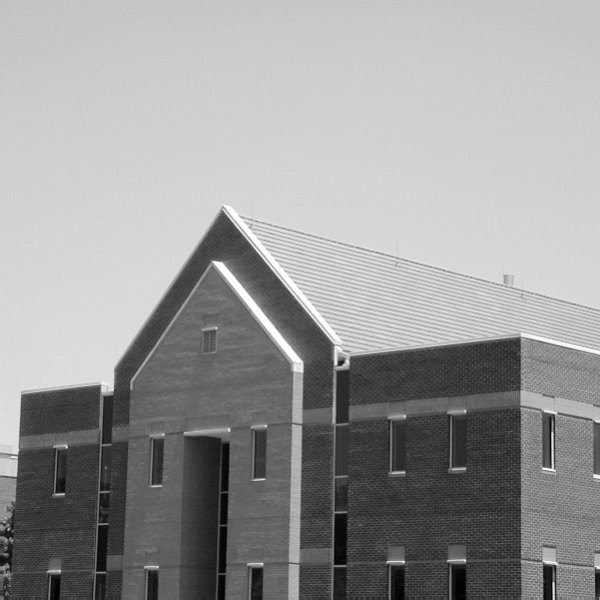
%> input picture Lab4/code/building.tif, 600 x 600 px
$ octave run.m   (GNU Octave 9; MATLAB toolbox functions it lacks are replaced by stand-ins)
%> lines starting %> are read from the running program, lines starting %| are printed output that depends on the picture; in (x1, y1, x2, y2) boxes, pixels count from 0 and x2, y2 are one past the last pixel; in counts of white or black regions, pixels touching at a corner belong together; the program's own positions count from 1
### Lab4/code/gdlog.m
function [E,Z,M] = gdlog(I,s)
%> called with s = 3
   %% Calculate M
   Val = 31;
   indx = (0:Val-1)-(Val-1)/2;
   [n,k] = meshgrid(indx,indx);
   G = 1 / (2*pi*s^2) * exp(-(n.^2+k.^2) / (2*s^2));
   Gn = -(n/s^2) .* G;
   Gk = -(k/s^2) .* G;
   Gx = imfilter(I, Gn, 'replicate', 'conv');
   Gy = imfilter(I, Gk, 'replicate', 'conv');
   M = sqrt(Gx.^2 + Gy.^2); % upologismos metrou M

   %% Calculate Z
   L = fspecial('log', 31, s); % s = 3 (tupikh apoklish)
   Gm = imfilter(I, L, 'replicate');
   Z = im2bw(Gm, 0); % katwfli sthn timh 0
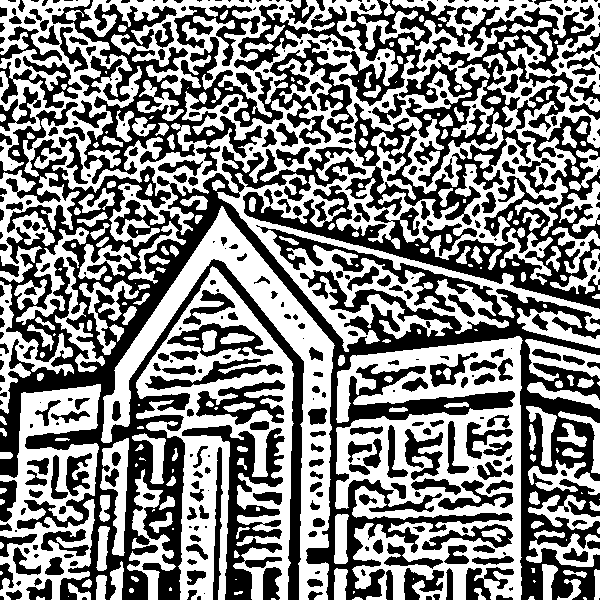
%> Z: size 600x600 logical; 51.8% white; 395 black regions (134 under 20 px), largest, box (x1, y1, x2, y2) and area: (0, 102, 600, 600) 74630, (333, 0, 595, 225) 18984, (52, 0, 354, 184) 14057
   Z = bwperim(Z);   % eksagwgh perigrammatos duadikhs eikonas
%> Z: size 600x600 logical; 15.4% white in thin lines or dots

   %% Calculate E
   E = Z.*M;  % oi akmes E einai to ginomeno twn Z kai M

end

### Lab4/code/grayshow.m
function grayshow(I)

I = double(I);
%> I: size 600x600 double; values 0 (black) and 1 (white), 15.4% white in thin lines or dots
mx = max(I(:));
%> mx = 1
mn = min(I(:));
%> mn = 0
I = (I - mn) ./ (mx - mn);
imshow(I)

end

### Lab4/code/run.m
%% Gia thn eikona building.tif

I = im2double(imread('building.tif')); % take as input the image building.tif
[E, Z, M] = gdlog(I, 3); % h sunarthsh gdlog upologizei ta E,Z,M kai ta epistrefei
                         % xrhsimopoiwntas thn parapanw eikona kai thn
                         % default timh ths tupikhs apoklishs h opoia einai
                         % 3.

figure(1);  % dhmiourgia grafikhs gia to Z
grayshow(Z);
figure(2);  % dhmiourgia grafikhs gia to M
grayshow(M);
figure(3);  % dhmiourgia grafikhs gia to E
grayshow(E);


%% Gia thn eikona peppers.tif

% Kanw thn idia douleia me parapanw gia na dw to apotelesma pou 8a parw
% an efarmosw thn parapanw diadikasia kai sthn eikona peppers.tif


I = im2double(imread('peppers.tif')); % take as input the image peppers.tif
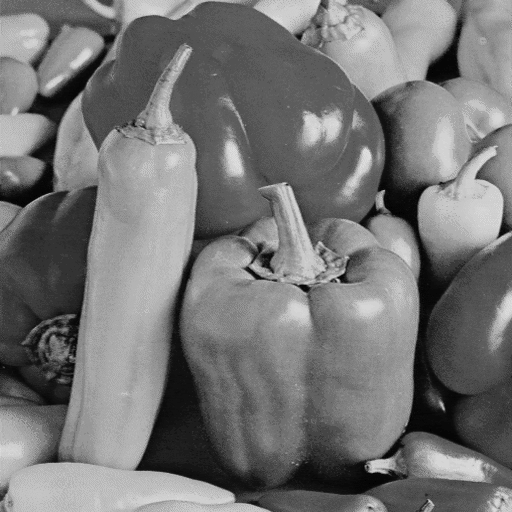
%> input picture Lab4/code/peppers.tif, 512 x 512 px
%> I: size 512x512 double; min 0, max 0.867, mean 0.458
[E, Z, M] = gdlog(I, 3); % h sunarthsh gdlog upologizei ta E,Z,M kai ta epistrefei
%> call 2 of gdlog, with s = 3
%> in gdlog (call 2), `Gy = imfilter(I, Gk, 'replicate', 'conv');`:
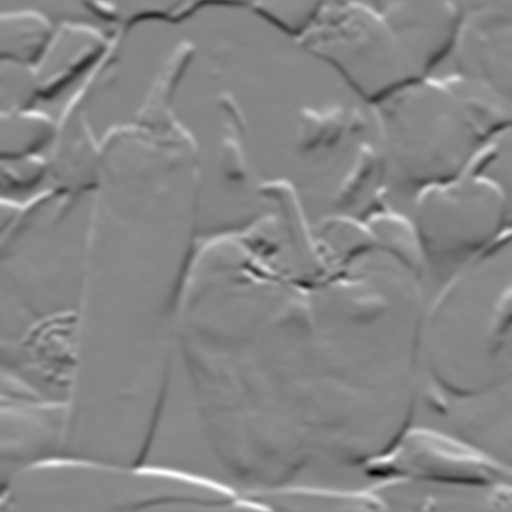
%> Gy: size 512x512 double; min -0.0938, max 0.0839, mean 1.88e-05; drawn with min black and max white
%> in gdlog (call 2), `M = sqrt(Gx.^2 + Gy.^2);`:
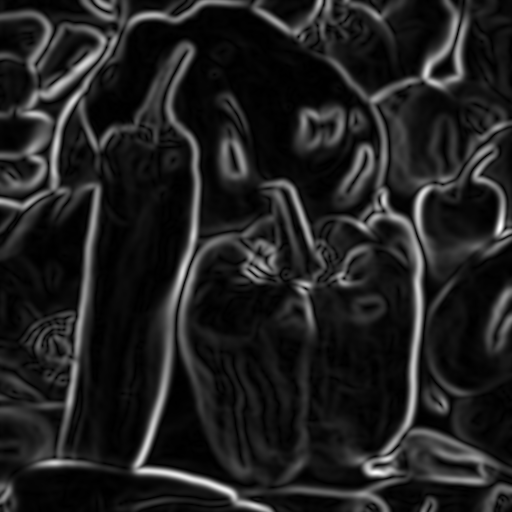
%> M: size 512x512 double; min 6.57e-06, max 0.0942, mean 0.0121; drawn with min black and max white
%> in gdlog (call 2), `Gm = imfilter(I, L, 'replicate');`:
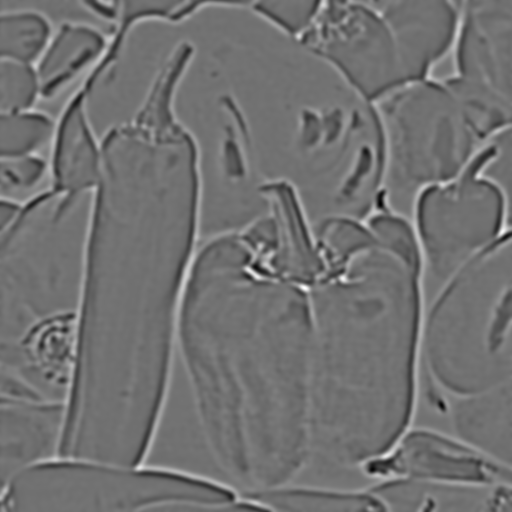
%> Gm: size 512x512 double; min -0.0309, max 0.0382, mean 1.23e-05; drawn with min black and max white
%> in gdlog (call 2), `Z = im2bw(Gm, 0);`:
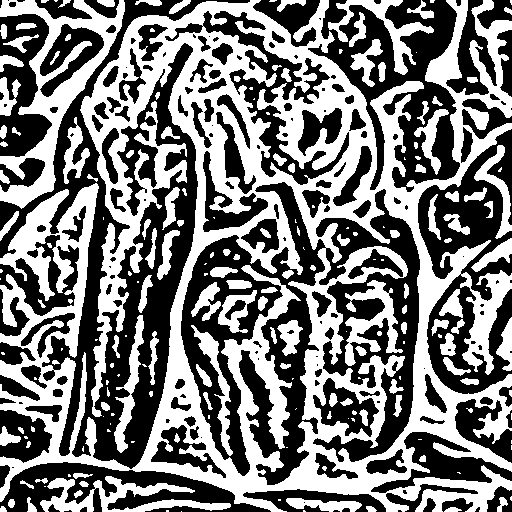
%> Z: size 512x512 logical; 47.8% white; 199 white regions (77 under 20 px), largest, box (x1, y1, x2, y2) and area: (0, 0, 512, 512) 92645, (0, 0, 125, 209) 6841, (40, 476, 231, 512) 2595
%> in gdlog (call 2), `Z = bwperim(Z);`: Z: size 512x512 logical; 11.2% white in thin lines or dots
%> in gdlog (call 2), `E = Z.*M;`:
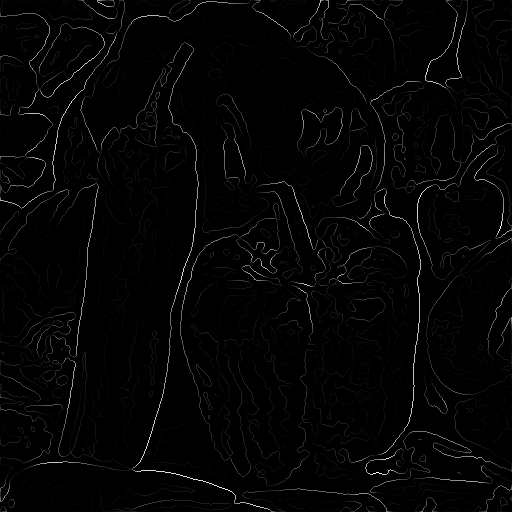
%> E: size 512x512 double; min 0, max 0.0942, mean 0.00156; drawn with min black and max white
                         % xrhsimopoiwntas thn parapanw eikona kai thn
                         % default timh ths tupikhs apoklishs h opoia einai
                         % 3.

figure(4);  % dhmiourgia grafikhs gia to Z
grayshow(Z);
%> in grayshow (call 4), `I = double(I);`: I: size 512x512 double; values 0 (black) and 1 (white), 11.2% white in thin lines or dots
figure(5);  % dhmiourgia grafikhs gia to M
grayshow(M);
figure(6);  % dhmiourgia grafikhs gia to E
grayshow(E);

%% Apanthsh Sth Thewrhtikh Erwthsh

% Efarmozontas thn parapanw diadikasia gia diafores times ths parametrou
% s(tupikh apoklish) kai xrhsimopoiwntas diafores times kai gia to katwfli
% parathrw allages stis prokuptouses eikones(ston parapanw kwdika sas dinw to
% apotelesma mono gia thn timh s=3 afou den zhteitai na sas parathesw kai ta
% upoloipa apotelesmata, wstoso an auto htan anagkaio o kwdikas tha htan idios
% mono pou anti gia s=3 tha ebaza thn timh poy epelega). H methodos Canny, einai h
% pleon diadedomenh methodos anixneushs akmwn sto computer vision, sthn
% opoia isxuei oti analoga me thn timh ths tupikhs apoklishs pou tha
% epilexthei 8a prokupsei kai analogo apotelesma afou otan epilegei megalh
% timh ths tupikhs apoklishs ginetai entopismos megalwn akmwn klimakas (large scale edges)
% enw an epilegei mikrh timh tote ginetai entopismos 'leptwn'
% xarakthristikwn (small fine features). O algorithmos toy Canny kanei ta
% ekshs vhmata : 1)Smoothing 2) Finding gradients 3)Non-maximum suppression
% 4)Double thresholding 5)Edge tracking by hysteresis.

% Automatos Ypologismos Katwfliou : An 8eloume na upologisoume to
% katwfli me automato tropo mporoume na efarmosoume mia apo tis parakatw
% texnikes : O pleon aplos tropos einai na xrhsimopoihsoyme thn mesh timh
% twn timwn twn pixel pou einai ths klimakas tou gkri(mean value of the
% gray scale image pixel values). Enas allos tropos einai na
% xrhsimopoihsoume san katwfli to median color in the grey scale image. Kai
% oi 2 autes methodoi douleuoun kai gia xarakthristikes eikones petuxainoun
% paromoia apotelesmata.
